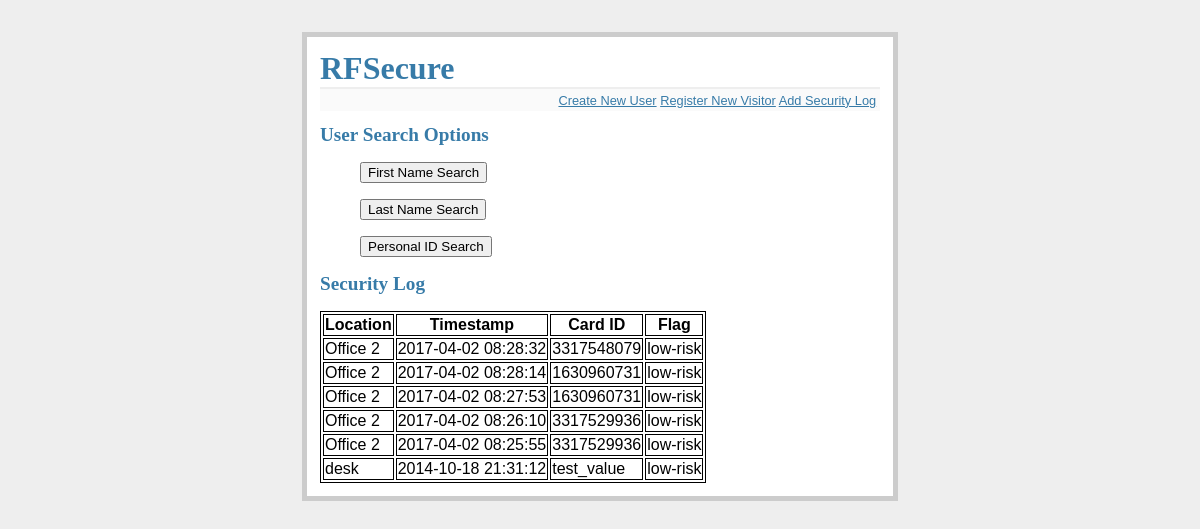
Page /admin (signed in) on the committed database.
### tables this page shows
CREATE TABLE logs (
    id integer primary key autoincrement,
    location text not null,
    regTimestamp text not null,
    cardID text not null,
    flag text not null
);

### flaskr.py (the view)
@app.route('/admin')
@login_required
def admin():
    session['back'] = False
    db = get_db()
    cur = db.execute('select location, regTimestamp, cardID, flag from logs order by id desc')
    logs = cur.fetchall()
    return render_template('admin.html', logs=logs)

### flaskr.py (called while the page is built)
@login_manager.user_loader
def load_user(user_id):
    db = get_db()
    cur = db.execute('select username, password from users order by id desc')
    users = cur.fetchall()
    for row in users:
        if bcrypt.check_password_hash(row[1], user_id):
            user = User()
            user.id = row[1]
            return user
    return

def connect_db():
    rv = sqlite3.connect(app.config['DATABASE'])
    rv.row_factory = sqlite3.Row
    return rv

def get_db():
    if not hasattr(g, 'sqlite_db'):
        g.sqlite_db = connect_db()
    return g.sqlite_db

### templates/admin.html (shortened to what this page needs)
{% extends "layout.html" %}
{% block body %}
  <h2>User Search Options</h2>
  <form action="{{ url_for('search_first') }}">
    <dl>
      <dd><input type=submit value="First Name Search">
    </dl>
  </form>
  <form action="{{ url_for('search_last') }}">
    <dl>
      <dd><input type=submit value="Last Name Search">
    </dl>
  </form>
  <form action="{{ url_for('search_num') }}">
    <dl>
      <dd><input type=submit value="Personal ID Search">
    </dl>
  </form>
  <h2>Security Log</h2>
  <table>
  <tr>
    <th>Location</th>
    <th>Timestamp</th>
    <th>Card ID</th>
    <th>Flag</th>
  </tr>
  <ul class=logs>
  {% for log in logs %}
  <tr>
    <td>{{ log[0] }}</td>
    <td>{{ log[1] }}</td>
    <td>{{ log[2] }}</td>
    <td>{{ log[3] }}</td>
  </tr>
  {% endfor %}
  </ul>
  </table>
{% endblock %}

### templates/layout.html (shortened to what this page needs)
<!doctype html>
<link rel=stylesheet type=text/css href="{{ url_for('static', filename='style.css') }}">
<div class=page>
  <h1>RFSecure</h1>
  <div class=metanav>
  {% if session.admin %}
      <a href="{{ url_for('profile') }}">Create New User</a>
      <a href="{{ url_for('register') }}">Register New Visitor</a>
      <a href="{{ url_for('log') }}">Add Security Log</a>
  {% elif session.worker %}
      <a href="{{ url_for('register') }}">Register New Visitor</a>
  {% elif session.security %}
      <a href="{{ url_for('log') }}">Add Security Log</a>
  {% endif %}
  </div>
  {% block body %}{% endblock %}
</div>

### static/style.css (style rules this page uses)
a, h1, h2 { color: #377ba8; }
h1, h2 { font-family: 'Georgia', serif; margin: 0; }
h1 { border-bottom: 2px solid #eee; }
h2 { font-size: 1.2em; }
.page { margin: 2em auto; width: 35em; border: 5px solid #ccc; padding: 0.8em; background: white; }
.metanav { text-align: right; font-size: 0.8em; padding: 0.3em; margin-bottom: 1em; background: #fafafa; }

### templates/admin.html (style rules this page uses)
table, th, td { border: 1px solid black; }

### rows in the picture
logs: location "Office 2", regTimestamp "2017-04-02 08:28:32", cardID "3317548079", flag "low-risk"
logs: location "Office 2", regTimestamp "2017-04-02 08:28:14", cardID "1630960731", flag "low-risk"
logs: location "Office 2", regTimestamp "2017-04-02 08:27:53", cardID "1630960731", flag "low-risk"
logs: location "Office 2", regTimestamp "2017-04-02 08:26:10", cardID "3317529936", flag "low-risk"
logs: location "Office 2", regTimestamp "2017-04-02 08:25:55", cardID "3317529936", flag "low-risk"
logs: location "desk", regTimestamp "2014-10-18 21:31:12", cardID "test_value", flag "low-risk"
